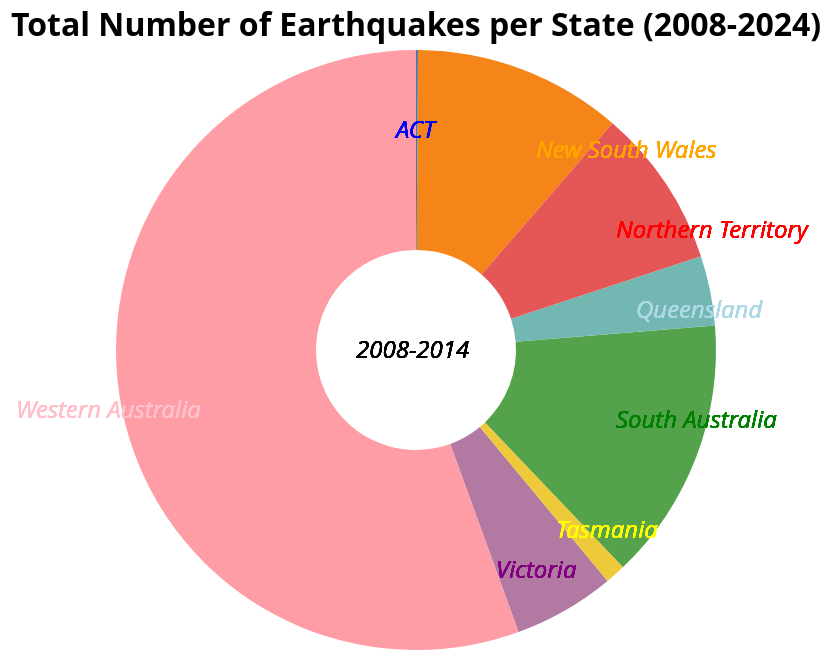

Here is the Vega-Lite specification saved for this chart:
### Vega-Lite specification from a JSON file in a GitHub repository (floating-point values rounded to 4 significant figures)
{"$schema": "https://vega.github.io/schema/vega-lite/v5.json", "title": {"text": "Total Number of Earthquakes per State (2008-2024)", "fontSize": 16, "font": "Open Sans, sans-serif", "anchor": "middle"}, "data": {"values": [{"State": "Victoria", "value": 778}, {"State": "New South Wales", "value": 1602}, {"State": "South Australia", "value": 2017}, {"State": "Queensland", "value": 536}, {"State": "Northern Territory", "value": 1218}, {"State": "Western Australia", "value": 7900}, {"State": "Tasmania", "value": 155}, {"State": "ACT", "value": 15}]}, "transform": [{"calculate": "datum.value / 11366 * 100", "as": "percentage"}], "layer": [{"mark": {"type": "arc", "innerRadius": 50}, "encoding": {"theta": {"field": "value", "type": "quantitative"}, "color": {"field": "State", "type": "nominal", "legend": null}, "tooltip": [{"field": "State", "type": "nominal"}, {"field": "value", "type": "quantitative", "title": "Total Number of Earthquakes"}, {"field": "percentage", "type": "quantitative", "format": ".2f", "title": "Percentage Share (%)"}]}}, {"mark": {"type": "text", "align": "left", "baseline": "middle", "dx": -200, "dy": 30, "fontSize": 12, "font": "Open Sans, sans-serif", "fontStyle": "italic"}, "encoding": {"text": {"value": "Western Australia"}, "color": {"value": "pink"}}}, {"mark": {"type": "text", "align": "left", "baseline": "middle", "dx": 40, "dy": 110, "fontSize": 12, "font": "Open Sans, sans-serif", "fontStyle": "italic"}, "encoding": {"text": {"value": "Victoria"}, "color": {"value": "purple"}}}, {"mark": {"type": "text", "align": "left", "baseline": "middle", "dx": 70, "dy": 90, "fontSize": 12, "font": "Open Sans, sans-serif", "fontStyle": "italic"}, "encoding": {"text": {"value": "Tasmania"}, "color": {"value": "yellow"}}}, {"mark": {"type": "text", "align": "left", "baseline": "middle", "dx": 100, "dy": 35, "fontSize": 12, "font": "Open Sans, sans-serif", "fontStyle": "italic"}, "encoding": {"text": {"value": "South Australia"}, "color": {"value": "green"}}}, {"mark": {"type": "text", "align": "left", "baseline": "middle", "dx": 110, "dy": -20, "fontSize": 12, "font": "Open Sans, sans-serif", "fontStyle": "italic"}, "encoding": {"text": {"value": "Queensland"}, "color": {"value": "lightblue"}}}, {"mark": {"type": "text", "align": "left", "baseline": "middle", "dx": 100, "dy": -60, "fontSize": 12, "font": "Open Sans, sans-serif", "fontStyle": "italic"}, "encoding": {"text": {"value": "Northern Territory"}, "color": {"value": "red"}}}, {"mark": {"type": "text", "align": "left", "baseline": "middle", "dx": 60, "dy": -100, "fontSize": 12, "font": "Open Sans, sans-serif", "fontStyle": "italic"}, "encoding": {"text": {"value": "New South Wales"}, "color": {"value": "orange"}}}, {"mark": {"type": "text", "align": "left", "baseline": "middle", "dx": -10, "dy": -110, "fontSize": 12, "font": "Open Sans, sans-serif", "fontStyle": "italic"}, "encoding": {"text": {"value": "ACT"}, "color": {"value": "blue"}}}, {"mark": {"type": "text", "align": "left", "baseline": "middle", "dx": -30, "dy": 0, "fontSize": 12, "font": "Open Sans, sans-serif", "fontStyle": "italic"}, "encoding": {"text": {"value": "2008-2014"}, "color": {"value": "black"}}}], "config": {"view": {"stroke": null}}}
